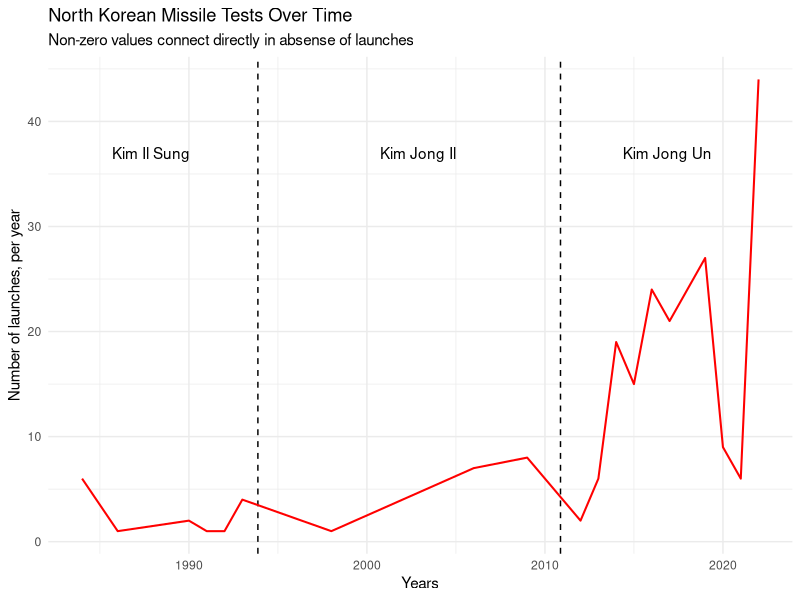
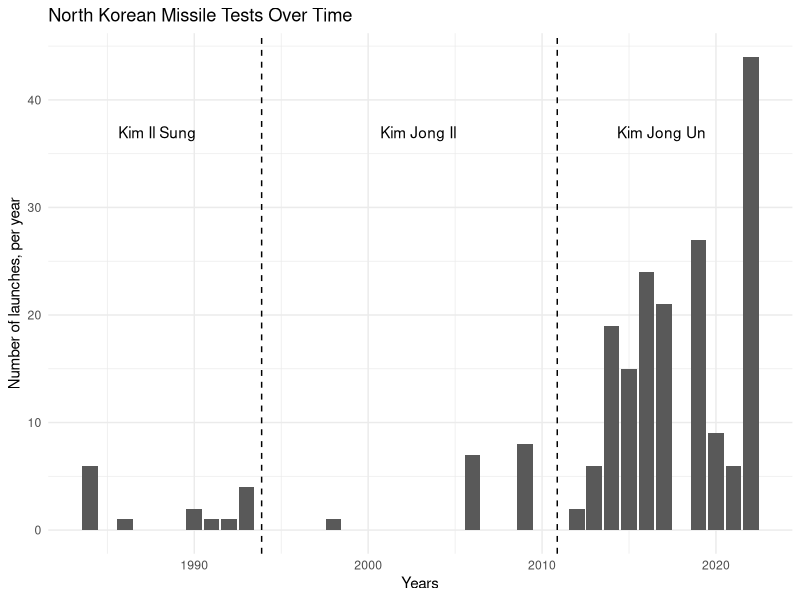
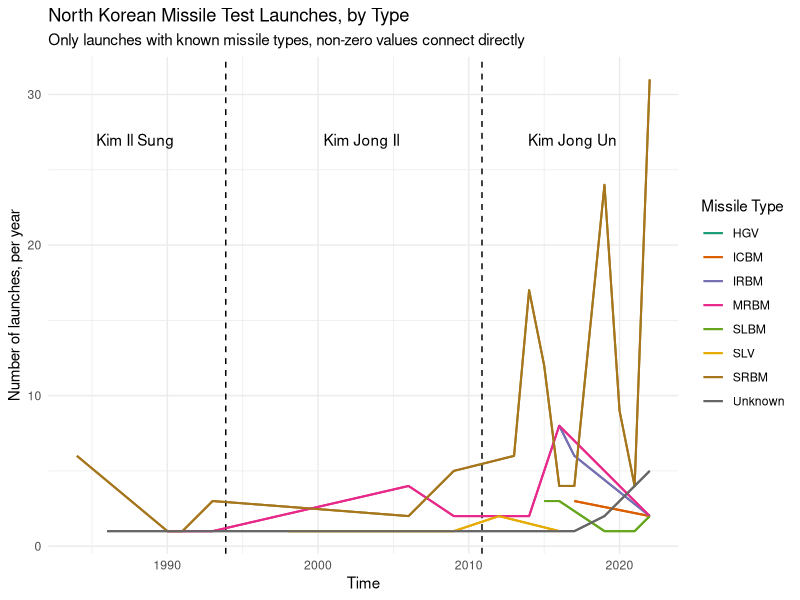
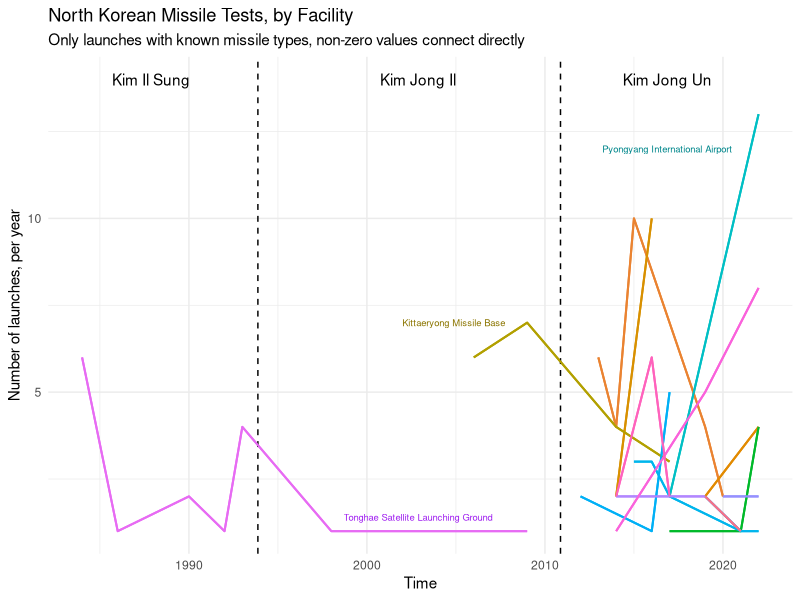
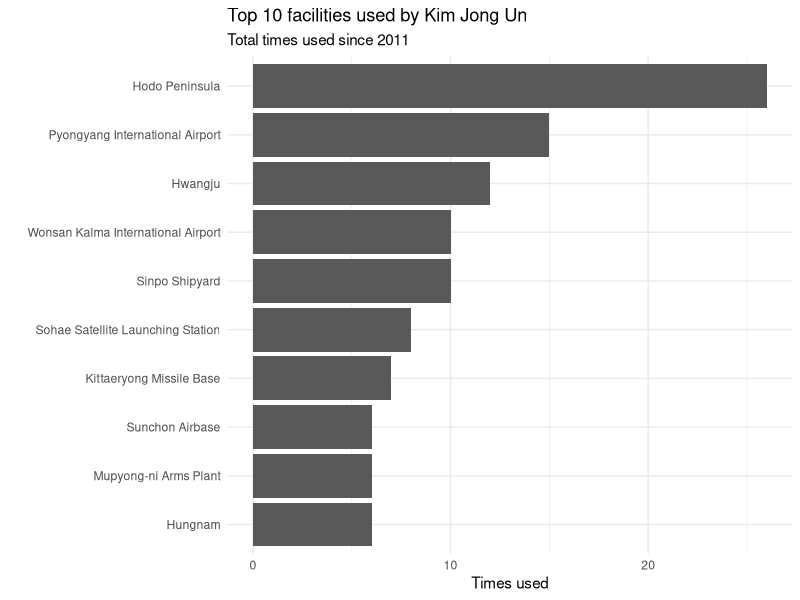
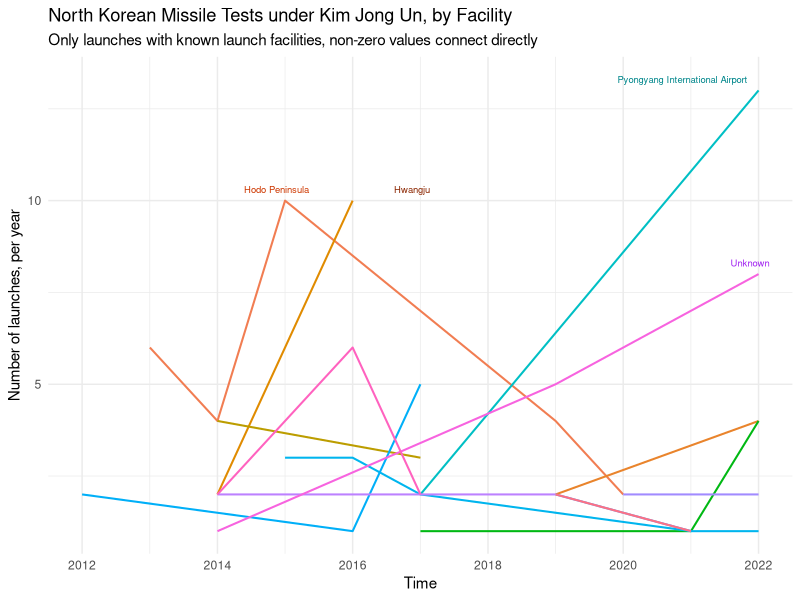
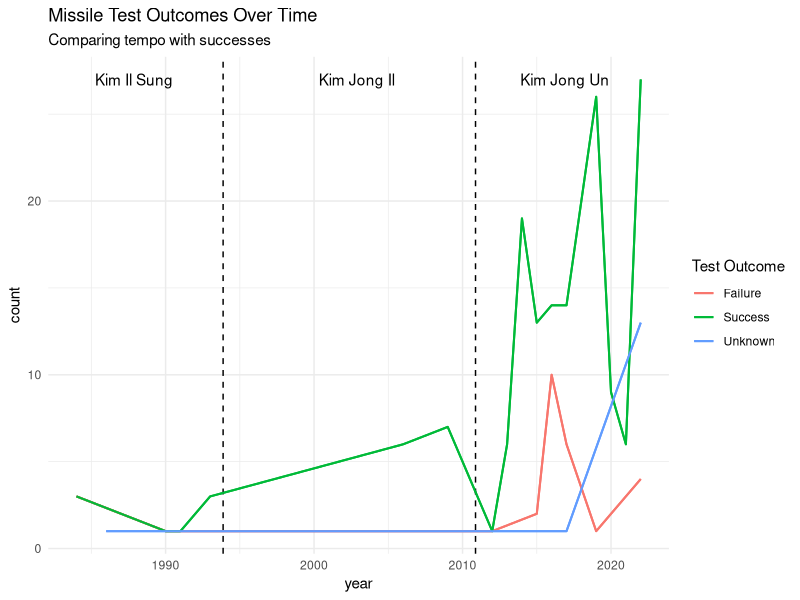
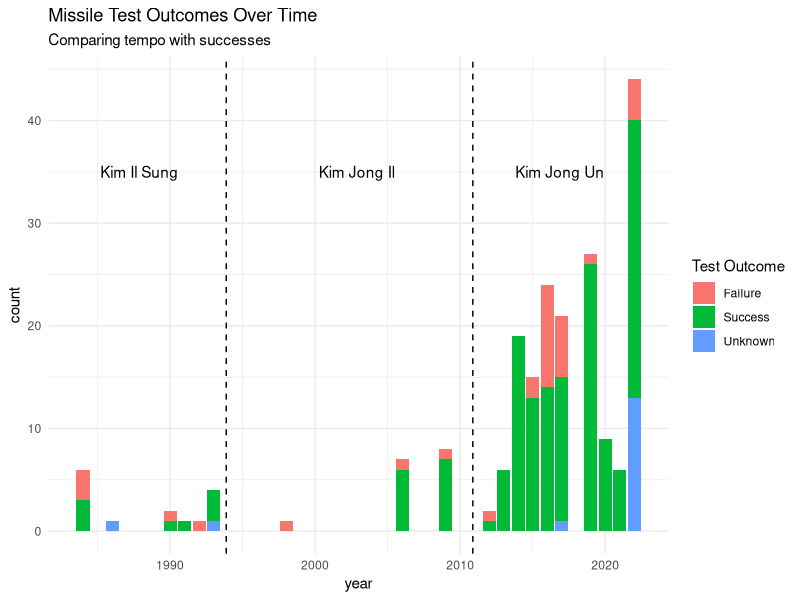

These charts were generated, in order, by the following R code:
## ---- chunk 1
knitr::opts_chunk$set(echo = TRUE, warning = FALSE, message = FALSE)
# ^ warning = FALSE, message = FALSE
#install.packages("dplyr")
#install.packages("ggplot2")
#install.packages("lubridate")
#install.packages("faraway")
#install.packages("tidyr")
#install.packages("MASS")
#library(faraway)
library(MASS)
library(lubridate)
library(tidyr)
library(knitr)
library(dplyr)
library(ggplot2)
#library(statmod)
# Set working directory
#workd <- "path/to/directory"
#setwd(workd)
## ---- chunk 2
# Import the two csv files
fac.df = read.csv("data_copy/Facilities.csv")
mis.df = read.csv("data_copy/Missile_Tests.csv")
# the header = TRUE does not work properly 
#mis.tt = mis.df  # for testing and experimentation purposes
# copy first row to be column names, then delete that top row
names(fac.df) = as.character(fac.df[1,])
fac.df = fac.df[-1,]
# copy first row to be column names, then delete that top row
names(mis.df) = as.character(mis.df[1,])
mis.df = mis.df[-1,]
# explore and make sure import worked correctly
#View(mis.df)  # View opens the data in a new tab to visually explore.
#tail(mis.df)
## ---- chunk 3
#View(mis.df)
#mis.tt = mis.df

# DATES=====================================
# Dates are not all equal format.
# for the half dozen dates without days, we'll simply add the 1st. not many, should be fine.
mis.df[4:6,2] = "1-Sep-84"
mis.df[7,2] = "1-May-86"
mis.df[8,2] = "1-May-90"
mis.df[9,2] = "1-Jun-90"
mis.df[10,2] = "1-Jul-91"
mis.df[11,2] = "1-Jun-92"

# the following will only do the months with day - month - year format.
mis.df$Date = as.Date(mis.df$Date, format = "%d-%b-%y")
# same for date entered variable / column
#mis.tt$`Date Entered/Updated` = as.Date(mis.tt$`Date Entered/Updated`, format = "%d-%b-%y")

# copy unchanged date so we don't lose dates with no times
mis.df = mis.df %>%
  mutate(date_launch = Date)

# TIME=======================================
# using tidyr for separate
mis.df = mis.df %>%
  separate(`Launch Time (UTC)`, c('launched', 'when'), sep=" ")

mis.df$dateandtime <- as.character(paste(mis.df$Date, mis.df$launched, sep = ' '))

mis.df$dateandtime = as.POSIXct(mis.df$dateandtime, format = "%Y-%m-%d %H:%M:%S")

hourz = 12 * 60 * 60

mis.df$dateandtime[mis.df$when == "pm" & !is.na(mis.df$dateandtime)] = 
  mis.df$dateandtime[mis.df$when == "pm" & !is.na(mis.df$dateandtime)] + hourz

# UTC to North Korea (Pyonyang) time
# Note the original data is in UTC, need to add 9hrs

utc_nk = 9 * 60 * 60

mis.df$dateandtime[!is.na(mis.df$dateandtime)] = 
  mis.df$dateandtime[!is.na(mis.df$dateandtime)] + utc_nk

# move new variables closer to front for easy checking
mis.df = mis.df %>%
  select(F1, date_launch, dateandtime, everything())

#mis.tt$launched = as.POSIXct(mis.tt$launched, format = "%H:%M:%S")  # different dates

# Apogee and distance travelled====================
# NA values. disregard, I think NAs will be ok. can filter out
#mis.tt$Apogee[is.na(mis.tt$Apogee)] = "Unknown"
#mis.tt$`Distance Travelled`[is.na(mis.tt$`Distance Travelled`)] = "Unknown"

# Will probably want to change Unknown to NA so we can change the variable type to Int
mis.df$Apogee[mis.df$Apogee == "Unknown"] = NA
mis.df$Apogee[mis.df$Apogee == "N/A"] = NA
mis.df$`Distance Travelled`[mis.df$`Distance Travelled` == "Unknown"] = NA
mis.df$`Distance Travelled`[mis.df$`Distance Travelled` == "N/A"] = NA

# There are some values with ranges. We'll edit them manually to be the centre.
# only two observations
mis.df$Apogee[mis.df$Apogee == "between 25 and 90 km"] = "57"
mis.df$`Distance Travelled`[mis.df$`Distance Travelled` == "between 110 and 670 km"] = "390"
# and one with a comma which needs fixing
mis.df$`Distance Travelled`[mis.df$`Distance Travelled` == "1,380 km"] = "1380 km"

# remove the 'km' from the values
mis.df = mis.df %>%
  separate(Apogee, c('height', 'km'), sep=" ")
mis.df = mis.df %>%
  separate(`Distance Travelled`, c('distance', 'kmz'), sep=" ")
mis.df$height = as.integer(mis.df$height)
mis.df$distance = as.integer(mis.df$distance)
# ^ note, we removed the decimal point on a couple of locations, which should be ok

# remove no longer needed variables.
# confirm created variables are correct first, then do this final select comd
mis.df = mis.df %>%
 select(-c(F1, Date, `Date Entered/Updated`, launched, km, kmz, 'NA'))

# tail(mis.df, 20)
## ---- chunk 4
# note floor_date uses lubridate
mis.df %>%
  group_by(year=floor_date(date_launch, "year")) %>%
  summarise(count = n()) %>%
  ggplot(aes(year, count)) +
  #ylim(0,15)+
  # the following years are one year earlier than actual date due to way plot renders
  geom_vline(aes(xintercept = as.Date("1993", format = "%Y")), lty = 2)+
  #geom_rect(aes(xmin=year[1], xmax=year[6], ymin=0, ymax=Inf, fill='yellow'))+
  geom_vline(aes(xintercept = as.Date("2010", format = "%Y")), lty = 2)+
  geom_line(linewidth = 0.7, col = 'red')+
  #geom_text("hello", )
  annotate("text", x = as.Date("1987", format = "%Y"), y = 37, label =  "Kim Il Sung")+
  annotate("text", x = as.Date("2002", format = "%Y"), y = 37, label =  "Kim Jong Il")+
  annotate("text", x = as.Date("2016", format = "%Y"), y = 37, label =  "Kim Jong Un")+
  labs(title = "North Korean Missile Tests Over Time",
       subtitle = "Non-zero values connect directly in absense of launches",
       x = "Years",
       y = "Number of launches, per year")+
  theme_minimal()
## ---- chunk 5
# note floor_date uses lubridate
mis.df %>%
  group_by(year=floor_date(date_launch, "year")) %>%
  summarise(count = n()) %>%
  ggplot(aes(year, count)) +
  geom_vline(aes(xintercept = as.Date("1993", format = "%Y")), lty = 2)+
  geom_vline(aes(xintercept = as.Date("2010", format = "%Y")), lty = 2)+
  geom_bar(stat = 'identity')+
  annotate("text", x = as.Date("1987", format = "%Y"), y = 37, label =  "Kim Il Sung")+
  annotate("text", x = as.Date("2002", format = "%Y"), y = 37, label =  "Kim Jong Il")+
  annotate("text", x = as.Date("2016", format = "%Y"), y = 37, label =  "Kim Jong Un")+
  labs(title = "North Korean Missile Tests Over Time",
       x = "Years",
       y = "Number of launches, per year")+
  theme_minimal()
## ---- chunk 6
mis.df %>%
  group_by(year=floor_date(date_launch, "year"), `Missile Type`) %>%
  summarise(count = n()) %>%
  ggplot(aes(year, count, col = `Missile Type`)) +
  geom_line(linewidth = 0.7)+
  # the following years are one year earlier than actual date due to way plot renders
  geom_vline(aes(xintercept = as.Date("1993", format = "%Y")), lty = 2)+
  #geom_rect(aes(xmin=year[1], xmax=year[6], ymin=0, ymax=Inf, fill='yellow'))+
  geom_vline(aes(xintercept = as.Date("2010", format = "%Y")), lty = 2)+
  geom_line(linewidth = 0.7)+
  #geom_text("hello", )
  annotate("text", x = as.Date("1987", format = "%Y"), y = 27, label =  "Kim Il Sung")+
  annotate("text", x = as.Date("2002", format = "%Y"), y = 27, label =  "Kim Jong Il")+
  annotate("text", x = as.Date("2016", format = "%Y"), y = 27, label =  "Kim Jong Un")+
  scale_color_brewer(palette = "Dark2") +
  labs(title = "North Korean Missile Test Launches, by Type",
       subtitle = "Only launches with known missile types, non-zero values connect directly",
       x = "Time",
       y = "Number of launches, per year")+
  theme_minimal()
## ---- chunk 7
mis.df %>%
  group_by(year=floor_date(date_launch, "year"), `Facility Name`) %>%
  summarise(count_fac = n()) %>%
  #filter(count_fac > 0) %>%
  ggplot(aes(year, count_fac, col = `Facility Name`)) +
  geom_line(linewidth = 0.7)+
  # the following years are one year earlier than actual date due to way plot renders
  geom_vline(aes(xintercept = as.Date("1993", format = "%Y")), lty = 2)+
  #geom_rect(aes(xmin=year[1], xmax=year[6], ymin=0, ymax=Inf, fill='yellow'))+
  geom_vline(aes(xintercept = as.Date("2010", format = "%Y")), lty = 2)+
  geom_line(linewidth = 0.7)+
  #geom_text("hello", )
  annotate("text", x = as.Date("1987", format = "%Y"), y = 14, label =  "Kim Il Sung")+
  annotate("text", x = as.Date("2002", format = "%Y"), y = 14, label =  "Kim Jong Il")+
  annotate("text", x = as.Date("2016", format = "%Y"), y = 14, label =  "Kim Jong Un")+
  annotate("text", x = as.Date("2002", format = "%Y"), y = 1.4, label =  "Tonghae Satellite Launching Ground", cex = 2.4, color = "purple")+
  annotate("text", x = as.Date("2004", format = "%Y"), y = 7, label =  "Kittaeryong Missile Base", cex = 2.4, color = "gold4")+
  annotate("text", x = as.Date("2016", format = "%Y"), y = 12, label =  "Pyongyang International Airport", cex = 2.4, color = "turquoise4")+
  #scale_color_brewer(palette = "Dark2") +
  labs(title = "North Korean Missile Tests, by Facility",
       subtitle = "Only launches with known missile types, non-zero values connect directly",
       x = "Time",
       y = "Number of launches, per year")+
  theme_minimal()+
  theme(legend.position = "none")
## ---- chunk 8
mis.df %>%
  filter(date_launch > "2011-01-01" & `Facility Name` != "Unknown") %>%
  count(`Facility Name`) %>%
  arrange(desc(n)) %>%
  head(10) %>%
  ggplot(aes(reorder(`Facility Name`, n), n))+
  geom_bar(stat = 'identity')+
  coord_flip()+
  labs(title = "Top 10 facilities used by Kim Jong Un",
       subtitle = "Total times used since 2011",
       x = "",
       y = "Times used")+
  theme_minimal()
## ---- chunk 9
mis.df %>%
  filter(date_launch > "2011-01-01") %>%
  group_by(year=floor_date(date_launch, "year"), `Facility Name`) %>%
  summarise(count_fac = n()) %>%
  #filter(count_fac > 0) %>%
  ggplot(aes(year, count_fac, col = `Facility Name`)) +
  geom_line(linewidth = 0.7)+
  annotate("text", x = as.Date("2014", format = "%Y"), y = 10.3, label =  "Hodo Peninsula", cex = 2.4, color = "orangered3")+
  annotate("text", x = as.Date("2021", format = "%Y"), y = 8.3, label =  "Unknown", cex = 2.4, color = "purple")+
  annotate("text", x = as.Date("2020", format = "%Y"), y = 13.3, label =  "Pyongyang International Airport", cex = 2.4, color = "turquoise4")+
    annotate("text", x = as.Date("2016", format = "%Y"), y = 10.3, label =  "Hwangju", cex = 2.4, color = "orangered4")+
  #scale_color_brewer(palette = "Dark2") +
  labs(title = "North Korean Missile Tests under Kim Jong Un, by Facility",
       subtitle = "Only launches with known launch facilities, non-zero values connect directly",
       x = "Time",
       y = "Number of launches, per year")+
  theme_minimal()+
  theme(legend.position = "none")
## ---- chunk 10
kable(mis.df %>%
  filter(date_launch > "2011-01-01" & `Facility Name` == "Pyongyang International Airport") %>%
  group_by(year=floor_date(date_launch, "year"), `Missile Type`) %>%
  summarise(count_type = n()) %>%
  arrange(year))
  # or plot, table probably looks better and more suitable in this case
  #ggplot(aes(year, count_type, col = `Missile Type`)) +
  #geom_bar(stat = 'identity')
## ---- chunk 11
mis.df %>%
  group_by(year=floor_date(date_launch, "year"), `Test Outcome`) %>%
  summarise(count = n()) %>%
  ggplot(aes(year, count, col = `Test Outcome`)) +
  geom_line(linewidth = 0.7)+
    # the following years are one year earlier than actual date due to way plot renders
  geom_vline(aes(xintercept = as.Date("1993", format = "%Y")), lty = 2)+
  #geom_rect(aes(xmin=year[1], xmax=year[6], ymin=0, ymax=Inf, fill='yellow'))+
  geom_vline(aes(xintercept = as.Date("2010", format = "%Y")), lty = 2)+
  geom_line(linewidth = 0.7)+
  #geom_text("hello", )
  annotate("text", x = as.Date("1987", format = "%Y"), y = 27, label =  "Kim Il Sung")+
  annotate("text", x = as.Date("2002", format = "%Y"), y = 27, label =  "Kim Jong Il")+
  annotate("text", x = as.Date("2016", format = "%Y"), y = 27, label =  "Kim Jong Un")+
  labs(title = "Missile Test Outcomes Over Time",
       subtitle = "Comparing tempo with successes")+
  theme_minimal()
## ---- chunk 12
mis.df %>%
  group_by(year=floor_date(date_launch, "year"), `Test Outcome`) %>%
  summarise(count = n()) %>%
  ggplot(aes(year, count, fill = `Test Outcome`)) +
  geom_bar(stat = 'identity')+
    # the following years are one year earlier than actual date due to way plot renders
  geom_vline(aes(xintercept = as.Date("1993", format = "%Y")), lty = 2)+
  #geom_rect(aes(xmin=year[1], xmax=year[6], ymin=0, ymax=Inf, fill='yellow'))+
  geom_vline(aes(xintercept = as.Date("2010", format = "%Y")), lty = 2)+
  #geom_line(linewidth = 0.7)+
  #geom_text("hello", )
  annotate("text", x = as.Date("1987", format = "%Y"), y = 35, label =  "Kim Il Sung")+
  annotate("text", x = as.Date("2002", format = "%Y"), y = 35, label =  "Kim Jong Il")+
  annotate("text", x = as.Date("2016", format = "%Y"), y = 35, label =  "Kim Jong Un")+
  labs(title = "Missile Test Outcomes Over Time",
       subtitle = "Comparing tempo with successes")+
  theme_minimal()
## ---- chunk 13
# find failures
count_fails = mis.df %>%
  filter(`Test Outcome` == "Failure") %>%
  count(`Missile Type`)
  #head()
# count total tests
count_total = mis.df %>%
  count(`Missile Type`)
# inner join onto the failed data
counts = count_fails %>%
  inner_join(count_total, by = "Missile Type")
# rename new count columns
counts = rename(counts, Failed = n.x, Tests = n.y)
# calculate failure rate
counts = counts %>%
  mutate(`Fail Rate` = round((Failed / Tests ) * 100, 2))

kable(counts %>%
  arrange(desc(`Fail Rate`)))
## ---- chunk 14
ncount_fails = mis.df %>%
  filter(`Test Outcome` == "Failure") %>%
  count(`Missile Name`)

# count total tests
ncount_total = mis.df %>%
  count(`Missile Name`)

# inner join onto the failed data
ncounts = ncount_fails %>%
  inner_join(ncount_total, by = "Missile Name")
  
# Grab the missile types to join with this data
types = mis.df %>%
  select(`Missile Name`, `Missile Type`) %>%
  distinct()

# Join missile types onto the data
ncounts = ncounts %>%
  left_join(types, by = "Missile Name")

# rename new count columns
ncounts = rename(ncounts, Failed = n.x, Tests = n.y)
# calculate failure rate
ncounts = ncounts %>%
  mutate(`Fail Rate` = round((Failed / Tests ) * 100, 2))

kable(ncounts %>%
        select(`Missile Name`, `Missile Type`, Failed, Tests, `Fail Rate`) %>%
        arrange(desc(`Fail Rate`)))
## ---- chunk 15
mis.df %>%
  group_by(month=floor_date(date_launch, "month")) %>%
  summarise(max_range = max(distance)) %>%
  ggplot(aes(month, max_range)) +
      # the following years are one year earlier than actual date due to way plot renders
  #geom_vline(aes(xintercept = as.Date("1993", format = "%Y")), lty = 2)+
  #geom_rect(aes(xmin=year[1], xmax=year[6], ymin=0, ymax=Inf, fill='yellow'))+
  geom_vline(aes(xintercept = as.Date("2010", format = "%Y")), lty = 2)+
  #geom_text("hello", )
  #annotate("text", x = as.Date("1991", format = "%Y"), y = 4000, label =  "Kim Il Sung")+
  annotate("text", x = as.Date("2002", format = "%Y"), y = 4220, label =  "Kim Jong Il")+
  annotate("text", x = as.Date("2016", format = "%Y"), y = 4220, label =  "Kim Jong Un")+
  geom_bar(stat = 'identity')+
  labs(title = "Maximum Observed Range of Fired Missiles, per month",
       x = "Time",
       y = "Distance of fired missiles (Kilometres)")+
  theme_minimal()
## ---- chunk 16
kable(mis.df %>%
  filter(distance > 1000) %>%
  select(date_launch, `Missile Name`, `Missile Type`, `Facility Name`, distance, `Test Outcome`) %>%
  arrange(desc(distance)))
## ---- chunk 17
mis.df %>%
  filter(!is.na(height)) %>% # Needed! Otherwise misses important events if they are close to NA values
  select(date_launch, height) %>%
  group_by(month=floor_date(date_launch, "month")) %>%
  summarise(max_height = max(height)) %>%
  ggplot(aes(month, max_height)) +
  #xlim(as.Date("1989", format = "%Y"),as.Date("2024", format = "%Y"))+
  geom_vline(aes(xintercept = as.Date("1993", format = "%Y")), lty = 2)+
  #geom_rect(aes(xmin=year[1], xmax=year[6], ymin=0, ymax=Inf, fill='yellow'))+
  geom_vline(aes(xintercept = as.Date("2010", format = "%Y")), lty = 2)+
  geom_hline(aes(yintercept = 100), color = 'grey')+
  annotate("text", x = as.Date("2000", format = "%Y"), y = 210, label =  "Karman Line", color = 'grey')+
  geom_hline(aes(yintercept = 400), color = 'grey')+
  annotate("text", x = as.Date("2000", format = "%Y"), y = 520, label =  "International Space Station", color = 'grey')+
  annotate("text", x = as.Date("1991", format = "%Y"), y = 5000, label =  "Kim Il Sung")+
  annotate("text", x = as.Date("2002", format = "%Y"), y = 5000, label =  "Kim Jong Il")+
  annotate("text", x = as.Date("2014", format = "%Y"), y = 5000, label =  "Kim Jong Un")+
  geom_bar(stat = 'identity')+
  labs(title = "Maximum Observed Azimuth of Fired Missiles, per month",
       x = "Time",
       y = "Height of fired missiles (Kilometres)")+
  theme_minimal()
## ---- chunk 18
kable(mis.df %>%
  filter(height > 500) %>%
  select(date_launch, `Missile Name`, `Missile Type`, `Facility Name`, height, `Test Outcome`) %>%
  arrange(desc(height)))
## ---- chunk 19
kable(mis.df %>%
  filter(`Landing Location` == "Pacific Ocean" | `Landing Location` == "330km east of Hachinohe and 4000 km out into Pacific Ocean") %>%
  select(date_launch, `Missile Name`, `Missile Type`, `Facility Name`, `Test Outcome`))
## ---- chunk 20
mis.df %>%
  select(date_launch, `Missile Type`, `Test Outcome`) %>%
  filter(`Missile Type` == "SLV" | `Missile Type` == "IRBM" | `Missile Type` == "ICBM" | `Missile Type` == "SLBM") %>%
  group_by(year=floor_date(date_launch, "year"), `Test Outcome`) %>%
  summarise(sumz = n()) %>%
  # sum(`Test Outcome` == "Failure")
  #select(year, `Test Outcome`) %>%
  ggplot(aes(year, sumz, col = `Test Outcome`)) +
  geom_line(linewidth = 0.7) +
  labs(title = "Test Outcomes for Longest Range Missiles",
       subtitle = "ICBM, IRBM, SLV and SLBM test outcomes",
       x = "Years",
       y = "Number of tests, per year")+
  theme_minimal()
## ---- chunk 21
mis.df %>%
  select(date_launch, `Missile Type`, `Test Outcome`) %>%
  filter(`Missile Type` == "SLV" | `Missile Type` == "IRBM" | `Missile Type` == "ICBM" | `Missile Type` == "SLBM") %>%
  group_by(year=floor_date(date_launch, "year"), `Test Outcome`) %>%
  summarise(sumz = n()) %>%
  # sum(`Test Outcome` == "Failure")
  #select(year, `Test Outcome`) %>%
  ggplot(aes(year, sumz, fill = `Test Outcome`)) +
  geom_bar(stat = 'identity') +
  labs(title = "Test Outcomes for Longest Range Missiles",
       subtitle = "ICBM, IRBM, SLV and SLBM test outcomes",
       x = "Years",
       y = "Number of tests, per year")+
  theme_minimal()
## ---- chunk 22
# need to make sure original UTC time is converted to local KST timezone first
mis.df = mis.df %>%
  mutate(day_period = case_when(
    hour(dateandtime) < 6 ~ "small_hours",
    hour(dateandtime) < 8 ~ "sunrise",
    hour(dateandtime) < 11 ~ "morning",
    hour(dateandtime) < 13 ~ "midday",
    hour(dateandtime) < 16 ~ "afternoon",
    hour(dateandtime) < 20 ~ "sunset",
    hour(dateandtime) < 24 ~ "evening",
    TRUE ~ "nil"
  ))

mis.df %>%
  filter(day_period != "nil") %>%
  count(day_period) %>%
  #arrange(desc(n))
  ggplot(aes(reorder(day_period, n), n))+
  coord_flip()+
  geom_bar(stat = 'identity')+
  labs(title = "Time Periods When Tests Occurred",
       y = "Number of tests",
       x = "Time of day")+
  theme_minimal()
## ---- chunk 23
mis.df %>%
  group_by(year=floor_date(date_launch, "year"), day_period) %>%
  filter(day_period != "nil") %>%
  summarise(count = n()) %>%
  ggplot(aes(year, count, col = day_period)) +
  geom_line(linewidth = 0.7)+
  theme_minimal()
## ---- chunk 24
mis.df$weekday <- weekdays(mis.df$dateandtime)

mis.df %>%
  count(weekday) %>%
  filter(!is.na(weekday)) %>%
  ggplot(aes(reorder(weekday, n), n))+
  coord_flip()+
  geom_bar(stat = 'identity')+
  labs(title = "Days When Tests Occurred",
       y = "Number of tests",
       x = "Day of week")+
  theme_minimal()
## ---- chunk 25
# experimenting with a polar plot
mis.df %>%
  count(weekday) %>%
  filter(!is.na(weekday)) %>%
  mutate(weekday = factor(weekday, levels = c("Monday", "Tuesday", "Wednesday", "Thursday", "Friday", "Saturday", "Sunday"))) %>%
  ggplot() +
  geom_col(aes(x = weekday, fill = weekday, y = n))+
  coord_polar()+
  #scale_fill_gradient(low='red', high='white', limits = c(2,30))+
  #scale_fill_discrete(breaks = c("Monday", "Tuesday", "Wednesday", "Thursday", "Friday", "Saturday", "Sunday"))+
  labs(title = "Days When Tests Occurred",
       x = NULL,
       y = NULL)+
  theme_minimal()+
  theme(legend.position = "none", axis.text.y = element_blank())
## ---- chunk 26
mis.df %>%
  group_by(year=floor_date(date_launch, "year"), weekday) %>%
  filter(!is.na(weekday)) %>%
  summarise(count = n()) %>%
  ggplot(aes(year, count, col = weekday)) +
  geom_line(linewidth = 0.7)+
  theme_minimal()
## ---- chunk 27
kable(mis.df %>%
  count(date_launch) %>%
  arrange(desc(n)) %>%
  head(10))
## ---- chunk 28
kable(mis.df %>%
  filter(date_launch == "2022-06-05") %>%
  select(dateandtime, `Missile Name`, `Missile Type`, `Facility Name`, `Landing Location`, height, distance))
## ---- chunk 29
mis.df %>%
  filter(date_launch == "2022-06-05") %>%
  select(`Additional Information`)
## ---- chunk 30
kable(mis.df %>%
  filter(date_launch == "2017-03-05") %>%
  select(dateandtime, `Missile Name`, `Missile Type`, `Facility Name`, `Landing Location`, height, distance))
## ---- chunk 31
kable(mis.df %>%
  filter(date_launch == "2015-04-03" | date_launch == "2015-02-08") %>%
  select(date_launch, `Missile Name`, `Missile Type`, `Facility Name`, `Landing Location`, height, distance))
## ---- chunk 32
hist(mis.df$distance)
## ---- chunk 33
#mean(!is.na(mis.df$distance))
#var(!is.na(mis.df$distance))
## ---- chunk 34
dist.glm = glm(distance ~ `Facility Name` + `Missile Type` + height, data = mis.df, family = 'poisson')
summary(dist.glm)
## ---- chunk 35
# We'll pull out each variable so we can easily tweak them to see how it changes the output
"Facility Name" = "Pyongyang International Airport"
"Missile Type" = "SRBM"
height = 100
test.data = data.frame("Facility Name", "Missile Type", height)
predict(dist.glm, test.data, type = 'response')
